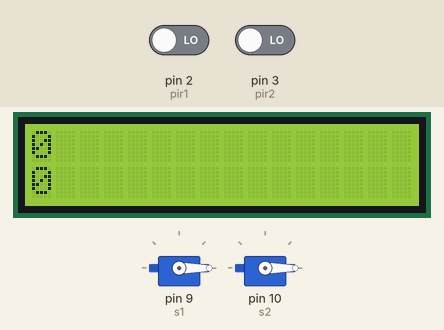
The sketch below on a simulated Arduino Uno, built with avr-gcc and run on an emulated ATmega328P. Parts: 16×2 character LCD, 2 × servo. Inputs (shaded band) come from the test bench; at power-on: pin 2 (pir1) LOW, pin 3 (pir2) LOW. What the sketch prints to the serial monitor is not drawn.

Above: at 1.2 s.
1.3 s: pin 2 (pir1) driven HIGH
At 3.9 s:
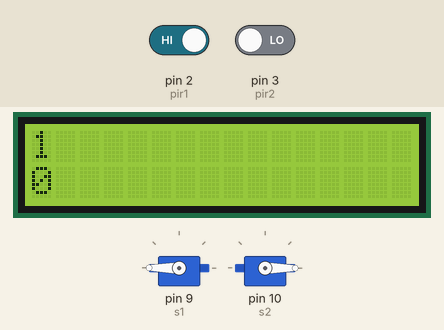
8.1 s: pin 3 (pir2) driven HIGH
At 12.7 s:
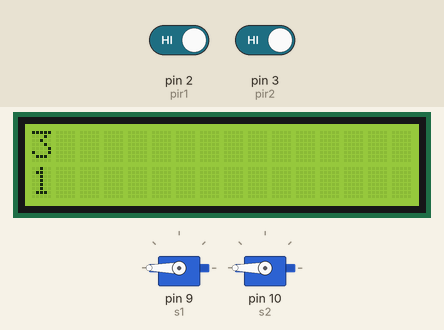
13.0 s: pin 2 (pir1) driven LOW
At 15.5 s:
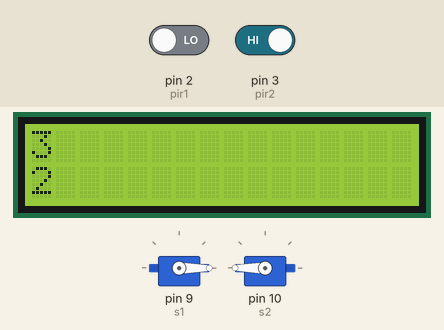
19.8 s: pin 2 (pir1) driven HIGH
At 21.4 s:
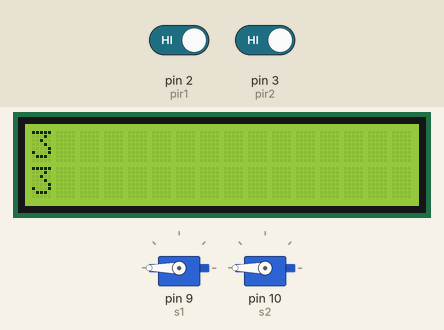
24.5 s: pin 3 (pir2) driven LOW
At 27.1 s:
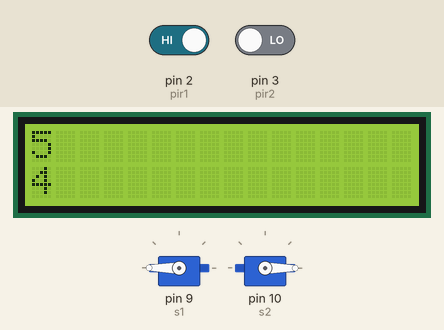
31.3 s: pin 3 (pir2) driven HIGH
At 35.9 s:
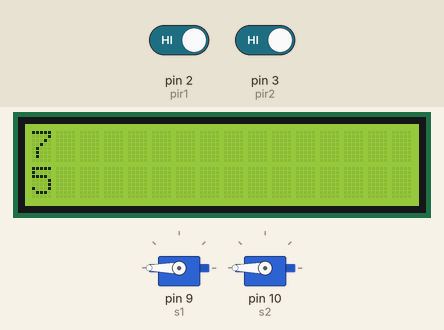
Timing chart, 0 to 37.1 s (numbered marks = the images above; inputs shaded):
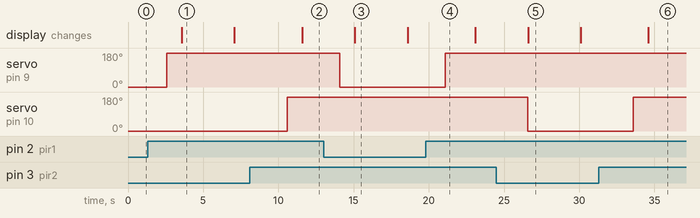

The sketch:

2_gate_final.ino
```cpp
#include<Servo.h>
#include<LiquidCrystal_I2C.h>
#include<Wire.h>
LiquidCrystal_I2C lcd(0x27, 16, 2);

Servo s1;
Servo s2;
int pir1 =2;
int pir2 =3;
int count;
int out;

void setup()
{
Serial.begin(9600);
lcd.begin();
s1.attach(9);
s2.attach(10);
pinMode(pir1,INPUT);
pinMode(pir2,INPUT);


}

void loop()
{
int detect1=digitalRead(pir1);
int detect2=digitalRead(pir2);// read status of sensor

if(detect1==HIGH)
{
count=count+1;

s1.write(270);
delay(1000);
}
else{
  s1.write(0);
  }

if(detect2==HIGH)
{
out=out+1;

s2.write(270);
delay(1000);
}
else{
  s2.write(0);
  }


Serial.println(count);
Serial.println(out);
lcd.setCursor(0,0);

lcd.print(count);


lcd.setCursor(0,1);

lcd.print (out);
delay(2500);

}
```

Measured:
- after the input at 1.3 s, servo on pin 9 (s1): 0° → 180° after 1.3 s; the display: changes after 2.3 s (image 1)
- after the input at 8.1 s, servo on pin 10 (s2): 0° → 180° after 2.5 s; the display: changes after 3.5 s (image 2)
- after the input at 13.0 s, servo on pin 9 (s1): 180° → 0° after 1.1 s; the display: changes after 2.1 s (image 3)
- after the input at 19.8 s, servo on pin 9 (s1): 0° → 180° after 1.3 s
- after the input at 24.5 s, servo on pin 10 (s2): 180° → 0° after 2.1 s; the display: changes after 2.1 s (image 5)
- after the input at 31.3 s, servo on pin 10 (s2): 0° → 180° after 2.3 s; the display: changes after 3.3 s (image 6)
- what the display in image 1 shows lasts 3.5 s, from 3.6 s to 7.1 s
